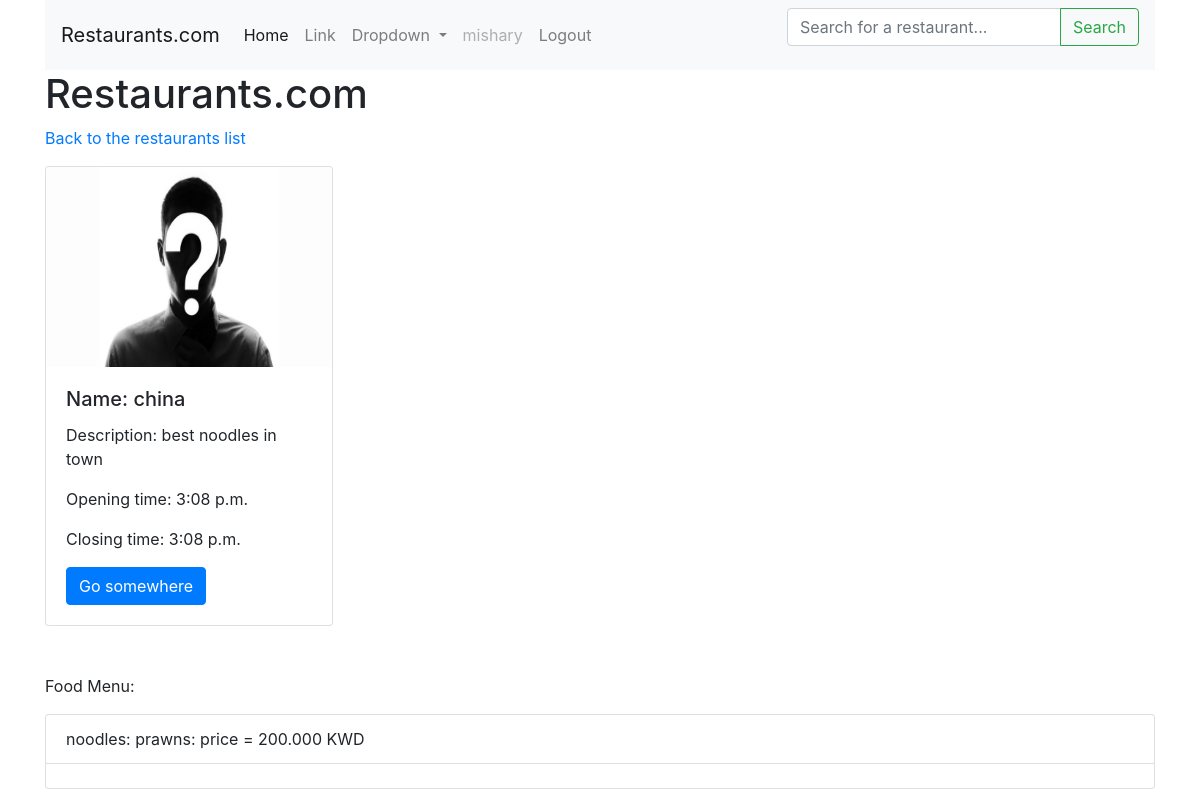
Page /restaurant_detail/17/ (signed in) on the committed database.
### restaurants/models.py (models this page shows, shortened)
class Restaurant(models.Model):
	name = models.CharField(max_length=255)
	description = models.TextField()
	image = models.ImageField(null=True)
	opening_time = models.TimeField(auto_now_add=True)
	closing_time = models.TimeField(auto_now_add=True)
	img_url = models.URLField()
	publish_date = models.DateField(null=True)
	owner = models.ForeignKey(User, default=1, on_delete=models.CASCADE)

class Item(models.Model):
	name = models.CharField(max_length=225)
	description = models.TextField()
	price = models.DecimalField(max_digits=6, decimal_places=3)
	restaurant = models.ForeignKey(Restaurant, on_delete=models.CASCADE)

### restaurants/views.py (the view)
# urls.py: path('restaurant_detail/<int:restaurant_id>/', views.detail, name="restaurant_detail"),
def detail(request, restaurant_id):
	restaurant_obj = Restaurant.objects.get(id=restaurant_id)
	items = Item.objects.filter(restaurant=restaurant_obj)
	context = {
	"restaurant_detail": restaurant_obj,
	"items": items
	}
	return render(request, 'restaurant_detail.html', context)

### restaurants/templates/restaurant_detail.html (shortened to what this page needs)
{% extends "base.html" %}
{% block stuff %}
	<a href="{% url 'restaurants_list' %}">
	<p>
		Back to the restaurants list
	</p>
	</a>
	<div class="card" style="width: 18rem;">
			{% if restaurant_detail.image %}
				<img height="200px" width="200px" class="card-img-top" src="{{restaurant_detail.image.url}}" alt="Card image cap">
			{% endif %}
  	<div class="card-body">
    <h5 class="card-title">Name: {{restaurant_detail.name}}</h5>
    <p class="card-text">Description: {{restaurant_detail.description}}</p>
    <p class="card-text">Opening time: {{restaurant_detail.opening_time}}</p>
    <p class="card-text">Closing time: {{restaurant_detail.closing_time}}</p>
    <a href="#" class="btn btn-primary">Go somewhere</a>
  	</div>
	</div>
	<br>
	<br>
	<p> Food Menu:</p>
<ul class="list-group">
	{% for item in items %}
  <li class="list-group-item">{{item.name}}: {{item.description}}: price = {{item.price}} KWD</li>
  <li class="list-group-item"></li>
  {% endfor %}
</ul>
{% endblock stuff %}

### restaurants/templates/base.html (shortened to what this page needs)
<!doctype html>
{% load static %}
<html lang="en">
  <head>
    <link rel="stylesheet" href="https://maxcdn.bootstrapcdn.com/bootstrap/4.0.0/css/bootstrap.min.css">
    <link rel="stylesheet" href="{% static 'style.css' %}">
    <div class="container">
  </head>
  <body>
<nav class="navbar navbar-expand-lg navbar-light bg-light">
  <a class="navbar-brand" href="{% url 'restaurants_list' %}">Restaurants.com</a>
  <div class="collapse navbar-collapse" id="navbarSupportedContent">
    <ul class="navbar-nav mr-auto">
      <li class="nav-item active">
        <a class="nav-link" href="#">Home <span class="sr-only">(current)</span></a>
      </li>
      <li class="nav-item">
        <a class="nav-link" href="#">Link</a>
      </li>
      <li class="nav-item dropdown">
        <a class="nav-link dropdown-toggle" href="#" id="navbarDropdown" role="button" data-toggle="dropdown" aria-haspopup="true" aria-expanded="false">
          Dropdown
        </a>
      </li>
      {% if request.user.is_authenticated %}
      <li class="nav-item">
        <a class="nav-link disabled" href="#">{{request.user}}</a>
      </li>
      <li class="nav-item">
        <a class="nav-link" href="{% url 'logout' %}">Logout</a>
      </li>
      {% endif %}
    </ul>
    <form action="{% url 'restaurants_list' %}" method="GET">
  <div class="input-group mb-3">
    <input type="text" class="form-control" placeholder="Search for a restaurant..." aria-label="Search" name="q">
    <div class="input-group-append">
      <button class="btn btn-outline-success my-2 my-sm-0" type="submit">Search</button>
    </div>
  </div>
</form>
  </div>
</nav>
    <h1>Restaurants.com</h1>
    {% block stuff %}
    {% endblock stuff %}
  </body>
</html>

### rows in the picture
Restaurant: image (picture), name "china", description "best noodles in town", opening_time "3:08 p.m.", closing_time "3:08 p.m."
Item: name "noodles", description "prawns", price "200.000"

### other values in the picture
{{ request.user }} "mishary"
